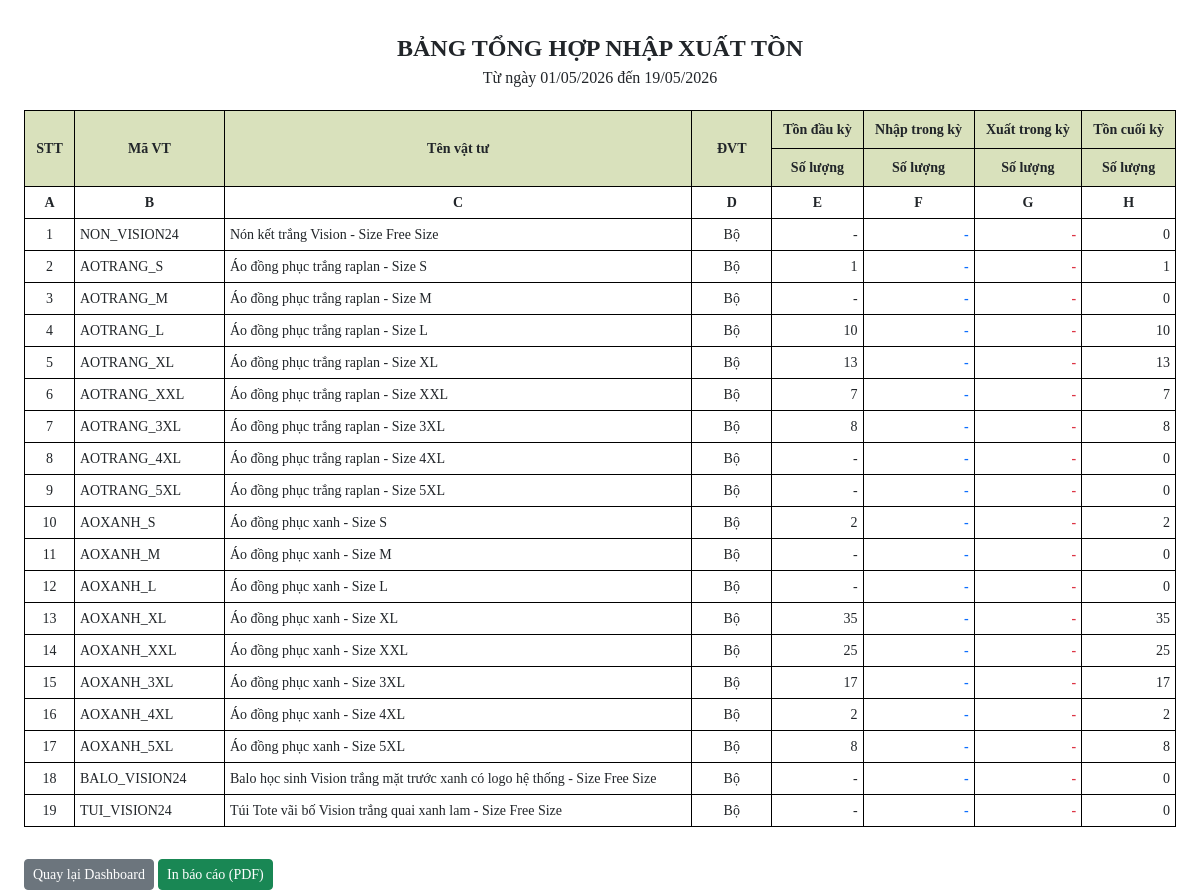
The app's page /bao-cao/ (signed in) with its own data.
### inventory/models.py (models this page shows, shortened)
class Uniform(models.Model):
    sku = models.CharField(max_length=50, unique=True, verbose_name="Mã Đồng Phục")
    name = models.CharField(max_length=200, verbose_name="Tên Loại Đồng Phục")
    size = models.CharField(max_length=10, verbose_name="Kích cỡ (Size)")
    quantity = models.IntegerField(default=0, verbose_name="Số lượng tồn")

### inventory/views.py (the view)
# urls.py: path('bao-cao/', views.summary_nxt, name='summary_nxt'),
@login_required
def summary_nxt(request):
    uniforms = Uniform.objects.all()
    report_data = []
    for u in uniforms:
        nhap = Transaction.objects.filter(uniform=u, type='IN').aggregate(Sum('amount'))['amount__sum'] or 0
        xuat = Transaction.objects.filter(uniform=u, type='OUT').aggregate(Sum('amount'))['amount__sum'] or 0
        ton_cuoi = u.quantity
        ton_dau = ton_cuoi - nhap + xuat
        report_data.append({
            'sku': u.sku,
            'name': u.name,
            'size': u.size,
            'ton_dau': ton_dau,
            'nhap': nhap,
            'xuat': xuat,
            'ton_cuoi': ton_cuoi,
        })
    return render(request, 'summary_nxt.html', {'report_data': report_data})

### templates/summary_nxt.html (shortened to what this page needs)
<!DOCTYPE html>
<html lang="vi">
<head>
    <link href="https://cdn.jsdelivr.net/npm/bootstrap@5.3.0/dist/css/bootstrap.min.css" rel="stylesheet">
</head>
<body>
<div class="container-fluid px-4">
    <div class="report-header">
        <div class="report-title">BẢNG TỔNG HỢP NHẬP XUẤT TỒN</div>
        <div class="fst-italic fst-normal">Từ ngày 01/05/2026 đến {% now "d/m/Y" %}</div>
    </div>
    <div class="table-responsive">
        <table class="table table-nxt">
            <thead>
                <tr>
                    <th rowspan="2" style="width: 50px;">STT</th>
                    <th rowspan="2" style="width: 150px;">Mã VT</th>
                    <th rowspan="2">Tên vật tư</th>
                    <th rowspan="2" style="width: 80px;">ĐVT</th>
                    <th>Tồn đầu kỳ</th>
                    <th>Nhập trong kỳ</th>
                    <th>Xuất trong kỳ</th>
                    <th>Tồn cuối kỳ</th>
                </tr>
                <tr>
                    <th>Số lượng</th>
                    <th>Số lượng</th>
                    <th>Số lượng</th>
                    <th>Số lượng</th>
                </tr>
                <tr class="col-index">
                    <td>A</td>
                    <td>B</td>
                    <td>C</td>
                    <td>D</td>
                    <td>E</td>
                    <td>F</td>
                    <td>G</td>
                    <td>H</td>
                </tr>
            </thead>
            <tbody>
                {% for item in report_data %}
                <tr>
                    <td class="text-center">{{ forloop.counter }}</td>
                    <td>{{ item.sku }}</td>
                    <td>{{ item.name }} - Size {{ item.size }}</td>
                    <td class="text-center">Bộ</td>
                    <td class="text-end">{{ item.ton_dau|default:"-" }}</td>
                    <td class="text-end text-primary fw-bold">{{ item.nhap|default:"-" }}</td>
                    <td class="text-end text-danger fw-bold">{{ item.xuat|default:"-" }}</td>
                    <td class="text-end bg-orange {% if item.ton_cuoi < 0 %}text-red{% endif %}">
                        {{ item.ton_cuoi }}
                    </td>
                </tr>
                {% empty %}
                <tr>
                    <td colspan="8" class="text-center py-4">Không có dữ liệu trong khoảng thời gian này.</td>
                </tr>
                {% endfor %}
            </tbody>
        </table>
    </div>
    <div class="mt-3">
        <a href="{% url 'dashboard' %}" class="btn btn-secondary btn-sm">Quay lại Dashboard</a>
        <button class="btn btn-success btn-sm" onclick="window.print()">In báo cáo (PDF)</button>
    </div>
</div>
</body>
</html>

### templates/summary_nxt.html (style rules this page uses)
body { background-color: #fff; font-family: "Times New Roman", Times, serif; }
.report-header { text-align: center; margin-top: 30px; margin-bottom: 20px; }
.report-title { font-weight: bold; text-transform: uppercase; font-size: 24px; }
.table-nxt { border: 1px solid black; }
.table-nxt th { background-color: #d9e1bc; border: 1px solid black !important; text-align: center; vertical-align: middle; font-size: 14px; }
.table-nxt td { border: 1px solid black !important; padding: 5px; font-size: 14px; }
.col-index { background-color: #f2f2f2; font-weight: bold; text-align: center; color: red; }
.bg-orange { background-color: #fce4d6; }

### records on screen
Uniform: sku "NON_VISION24", name "Nón kết trắng Vision", size "Free Size"
Uniform: sku "AOTRANG_S", name "Áo đồng phục trắng raplan"
Uniform: sku "AOTRANG_M", name "Áo đồng phục trắng raplan"
Uniform: sku "AOTRANG_L", name "Áo đồng phục trắng raplan"
Uniform: sku "AOTRANG_XL", name "Áo đồng phục trắng raplan", size "XL"
Uniform: sku "AOTRANG_XXL", name "Áo đồng phục trắng raplan", size "XXL"
Uniform: sku "AOTRANG_3XL", name "Áo đồng phục trắng raplan", size "3XL"
Uniform: sku "AOTRANG_4XL", name "Áo đồng phục trắng raplan", size "4XL"
Uniform: sku "AOTRANG_5XL", name "Áo đồng phục trắng raplan", size "5XL"
Uniform: sku "AOXANH_S", name "Áo đồng phục xanh"
Uniform: sku "AOXANH_M", name "Áo đồng phục xanh"
Uniform: sku "AOXANH_L", name "Áo đồng phục xanh"
Uniform: sku "AOXANH_XL", name "Áo đồng phục xanh", size "XL"
Uniform: sku "AOXANH_XXL", name "Áo đồng phục xanh", size "XXL"
Uniform: sku "AOXANH_3XL", name "Áo đồng phục xanh", size "3XL"
Uniform: sku "AOXANH_4XL", name "Áo đồng phục xanh", size "4XL"
Uniform: sku "AOXANH_5XL", name "Áo đồng phục xanh", size "5XL"
Uniform: sku "BALO_VISION24", name "Balo học sinh Vision trắng mặt trước xanh có logo hệ thống", size "Free Size"
Uniform: sku "TUI_VISION24", name "Túi Tote vãi bố Vision trắng quai xanh lam", size "Free Size"

### other values on screen
{{ item.ton_dau|default:"-" }} "-" "1" "-" "10" "13" "7" "8" "-" "-" "2" "-" "-" "35" "25" "17" "2" "8" "-" "-"
{{ item.nhap|default:"-" }} "-" "-" "-" "-" "-" "-" "-" "-" "-" "-" "-" "-" "-" "-" "-" "-" "-" "-" "-"
{{ item.xuat|default:"-" }} "-" "-" "-" "-" "-" "-" "-" "-" "-" "-" "-" "-" "-" "-" "-" "-" "-" "-" "-"
{{ item.ton_cuoi }} "0" "1" "0" "10" "13" "7" "8" "0" "0" "2" "0" "0" "35" "25" "17" "2" "8" "0" "0"
{{ item.size }} "S" "M" "L" "S" "M" "L"
